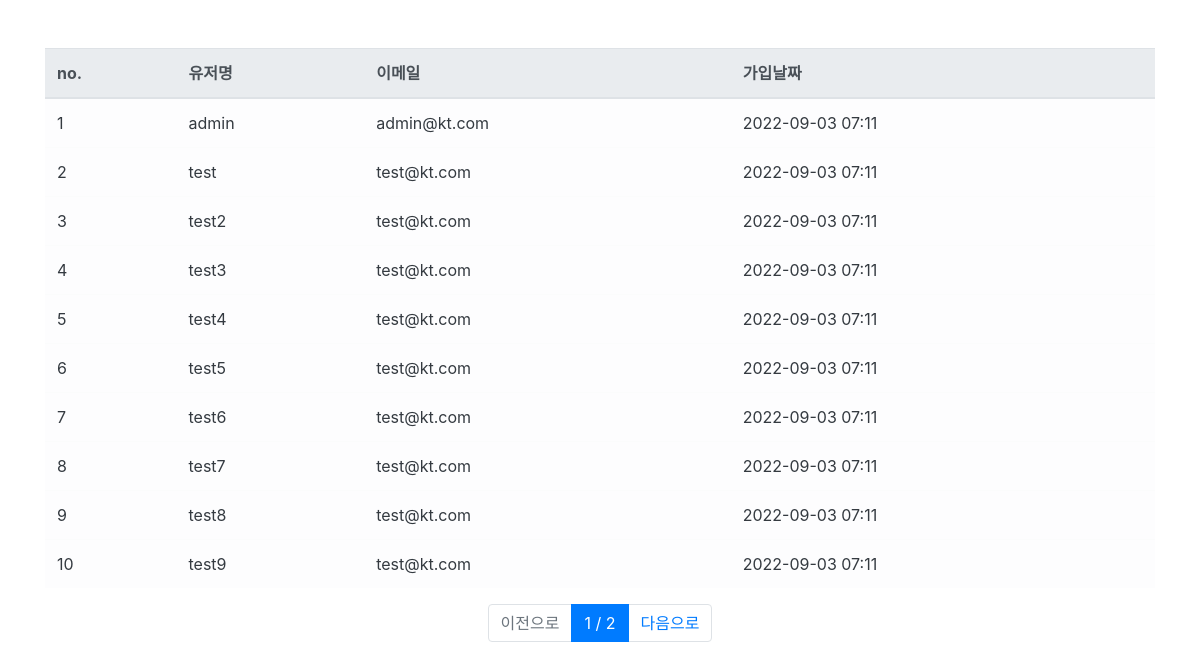
The page /users/ (signed in) on the database its author committed.
### user/models.py (models this page shows, shortened)
class User(AbstractUser):
    register_date = models.DateTimeField(auto_now_add=True, verbose_name="등록날짜")
    class Meta:
        verbose_name = "사용자"
        verbose_name_plural = "사용자"

### user/views.py (the view)
# urls.py: path("users/", user_list_view, name="user_list"),
@login_required
def user_list_view(request):
    page = int(request.GET.get("p",1))
    users = User.objects.all().order_by("id")
    paginator = Paginator(users,10)
    users = paginator.get_page(page)
    return render(request, "users.html", {"users": users})

### templates/users.html (shortened to what this page needs)
{% extends "base.html" %}
{% block contents %}
<div class="container">
<div class="row mt-5">
  <div class="col-12">
    <table class="table table-light">
      <thead class="thead-light">
        <tr>
          <th scope="col">no.</th>
          <th scope="col">유저명</th>
          <th scope="col">이메일</th>
          <th scope="col">가입날짜</th>
        </tr>
      </thead>
      <tbody class="text-dark">
        {% for user in users %}
        <tr>
          <td scope="row">{{ user.id }}</td>
          <td>{{ user.username }}</td>
          <td>{{ user.email }}</td>
          <td>{{ user.register_date|date:'Y-m-d H:i' }}</td>
        </tr>
        {% endfor %}
      </tbody>
    </table>
  </div>
</div>
<nav>
  <ul class="pagination justify-content-center">
    {% if users.has_previous %}
    <li class="page-item">
      <a class="page-link" href="?p={{ users.previous_page_number }}">이전으로</a>
    </li>
    {% else %}
    <li class="page-item disabled">
      <a class="page-link" href="#">이전으로</a>
    </li>
    {% endif %}
    <li class="page-item active">
      <a class="page-link" href="#">{{ users.number }} / {{ users.paginator.num_pages }}</a>
    </li>
    {% if users.has_next %}
    <li class="page-item">
      <a class="page-link" href="?p={{ users.next_page_number }}">다음으로</a>
    {% else %}
    <li class="page-item disabled">
      <a class="page-link disabled" href="#">다음으로</a>
    {% endif %}
    </li>
  </ul>
</nav>
</div>
{% endblock %}

### templates/base.html (shortened to what this page needs)
<!DOCTYPE html>
<html lang="en">
    <head>
        <link rel="stylesheet" href="https://cdn.jsdelivr.net/npm/bootstrap@4.6.2/dist/css/bootstrap.min.css">
    </head>
    <body>
        {% block contents %}
        {% endblock %}
    </body>
</html>

### rows shown on the page
User: id "1", username "admin", email "admin@kt.com", register_date "2022-09-03 07:11"
User: id "2", username "test", email "test@kt.com", register_date "2022-09-03 07:11"
User: id "3", username "test2", email "test@kt.com", register_date "2022-09-03 07:11"
User: id "4", username "test3", email "test@kt.com", register_date "2022-09-03 07:11"
User: id "5", username "test4", email "test@kt.com", register_date "2022-09-03 07:11"
User: id "6", username "test5", email "test@kt.com", register_date "2022-09-03 07:11"
User: id "7", username "test6", email "test@kt.com", register_date "2022-09-03 07:11"
User: id "8", username "test7", email "test@kt.com", register_date "2022-09-03 07:11"
User: id "9", username "test8", email "test@kt.com", register_date "2022-09-03 07:11"
User: id "10", username "test9", email "test@kt.com", register_date "2022-09-03 07:11"

### other values the page prints
{{ users.number }} "1"
{{ users.paginator.num_pages }} "2"
